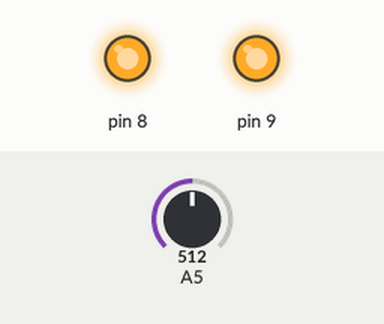
A sketch run on a simulated Arduino Uno, built with avr-gcc and run on an emulated ATmega328P. Parts: output pins drawn as LEDs (lit = HIGH). The inputs (shaded band) are chosen by the test bench; at power-on: A5 = 512.

Above: at 1.2 s.
1.3 s: A5 set to 159
2.8 s: A5 set to 135
At 3.3 s:
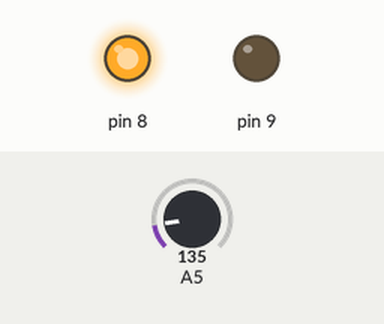
4.3 s: A5 set to 122
At 4.6 s:
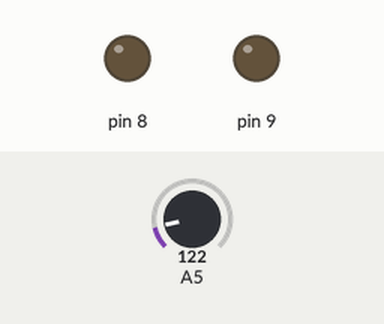
5.8 s: A5 set to 306
At 6.9 s:
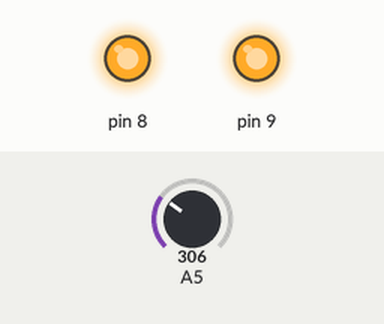
7.3 s: A5 set to 10
At 7.9 s:
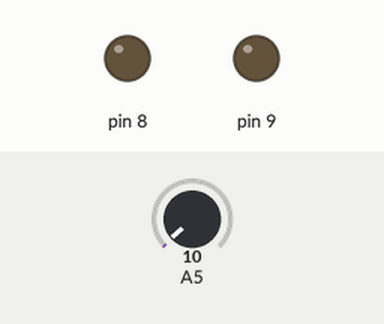
Timing chart, 0 to 9.8 s (numbered marks = the images above; inputs shaded):
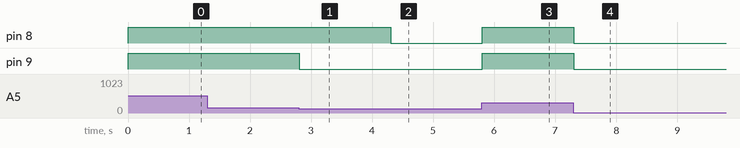

The sketch:

codigo.ino
```cpp
void setup()
{
  pinMode(A5, INPUT);
  pinMode(8, OUTPUT);
  pinMode(9, OUTPUT);
}

void loop()
{
  if (-40 + 0.488155 * (analogRead(A5) - 20) > 20) {
    digitalWrite(8, HIGH);
    digitalWrite(9, HIGH);
  }
  if (-40 + 0.488155 * (analogRead(A5) - 20) >= 10 && -40 + 0.488155 * (analogRead(A5) - 20) <= 20) {
    digitalWrite(8, HIGH);
    digitalWrite(9, LOW);
  }
  if (-40 + 0.488155 * (analogRead(A5) - 20) < 10) {
    digitalWrite(8, LOW);
    digitalWrite(9, LOW);
  }
  delay(10);
}
```

Measured:
- the behaviour switches between 143 and 142 on A5 (found by bisection; images 0 and 1)
- after the input at 1.3 s, every drawn part: stays the same
- after the input at 2.8 s, pin 9: HIGH → LOW at once
- after the input at 4.3 s, pin 8: HIGH → LOW at once
- after the input at 5.8 s, pin 8, pin 9: LOW → HIGH at once
- after the input at 7.3 s, pin 8, pin 9: HIGH → LOW at once
